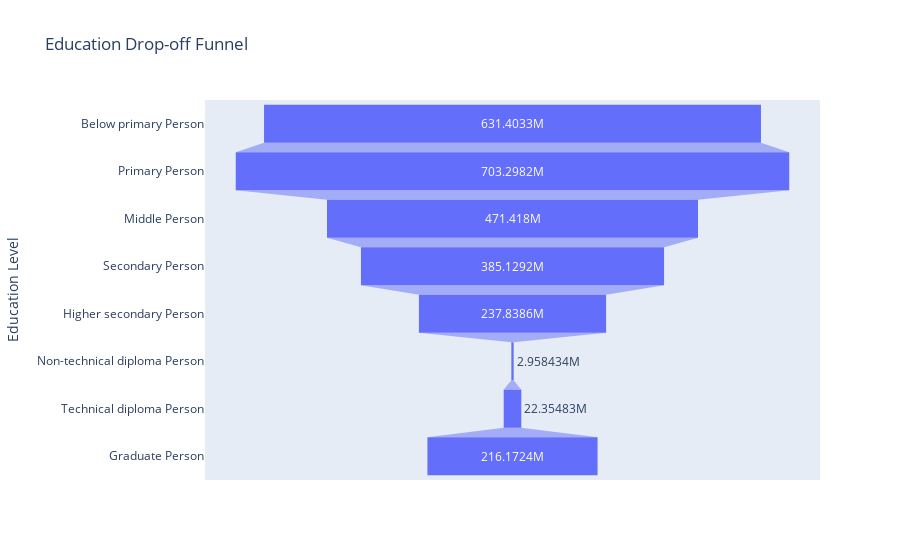

Notebook code cell kept with this figure:
### Code cell
import plotly.express as px

# Define education stages in sequential order
education_path = [
    "Below primary Person",
    "Primary Person",
    "Middle Person",
    "Secondary Person",
    "Higher secondary Person",
    "Non-technical diploma Person",
    "Technical diploma Person",
    "Graduate Person"
]

# Aggregate totals for each stage
funnel_data = df[education_path].sum().reset_index()
funnel_data.columns = ["Education Level", "Population"]

# Create funnel chart
fig = px.funnel(funnel_data, 
                x="Population", 
                y="Education Level",
                title="Education Drop-off Funnel")

fig.show()

### Figure 1 — Plotly figure (JSON) as saved in the notebook; plotly's stock layout.template omitted (floating-point values rounded to 4 significant figures)
{"data": [{"hovertemplate": "Population=%{x}<br>Education Level=%{y}<extra></extra>", "legendgroup": "", "marker": {"color": "#636efa"}, "name": "", "orientation": "h", "showlegend": false, "type": "funnel", "x": [631403268, 703298174, 471418034, 385129204, 237838626, 2958434, 22354826, 216172412], "xaxis": "x", "y": ["Below primary Person", "Primary Person", "Middle Person", "Secondary Person", "Higher secondary Person", "Non-technical diploma Person", "Technical diploma Person", "Graduate Person"], "yaxis": "y"}], "layout": {"legend": {"tracegroupgap": 0}, "title": {"text": "Education Drop-off Funnel"}, "xaxis": {"anchor": "y", "domain": [0, 1], "title": {"text": "Population"}}, "yaxis": {"anchor": "x", "domain": [0, 1], "title": {"text": "Education Level"}}}}
